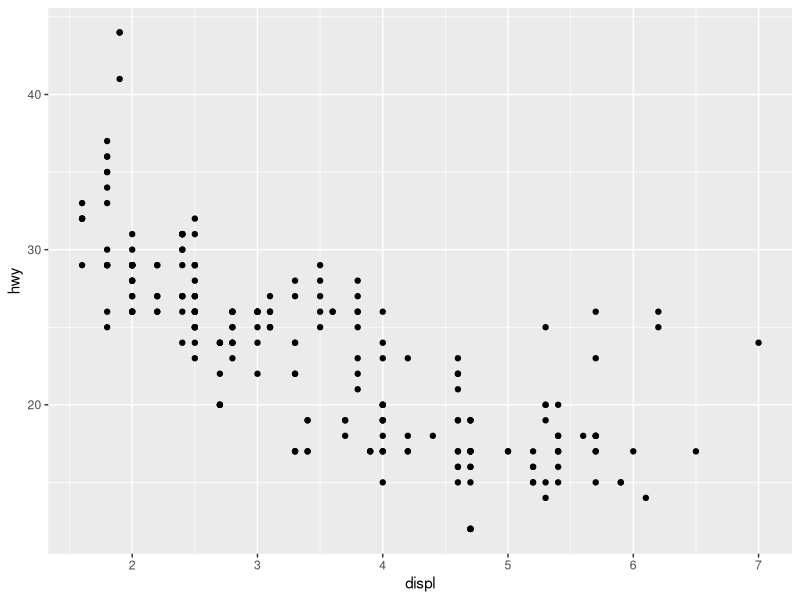
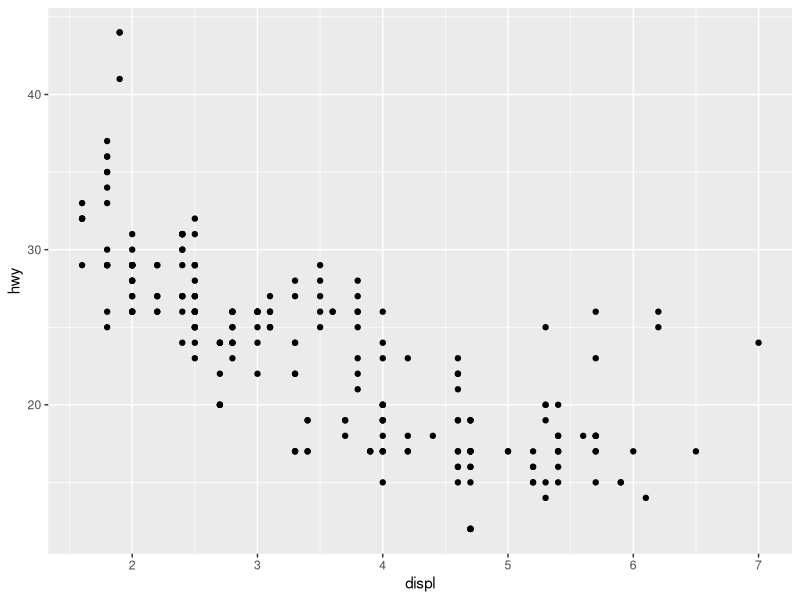
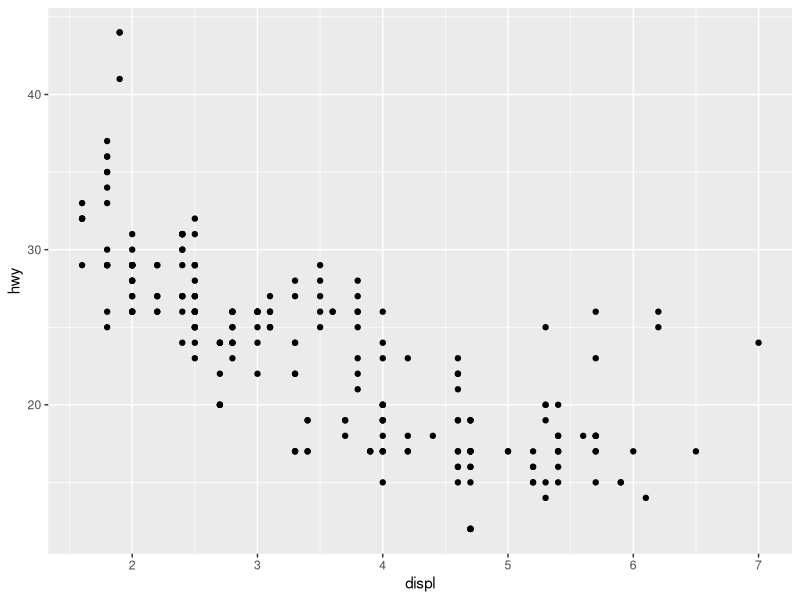
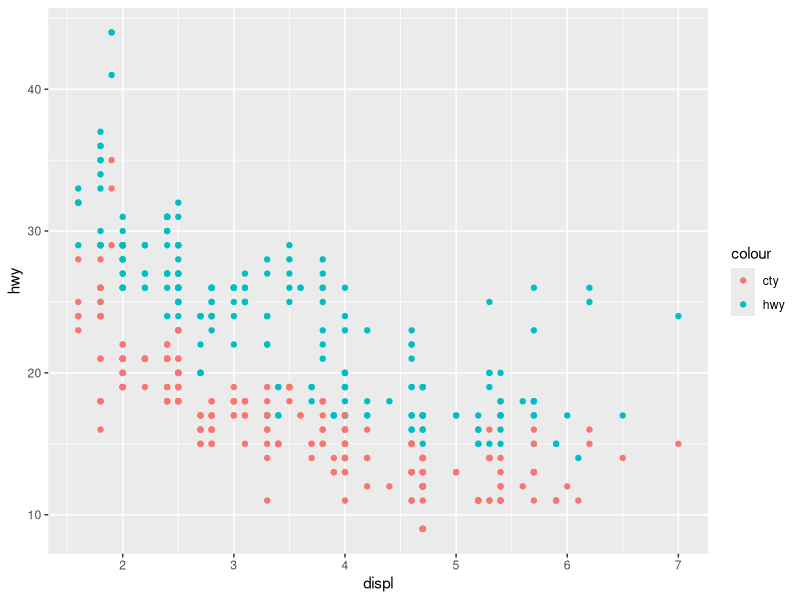
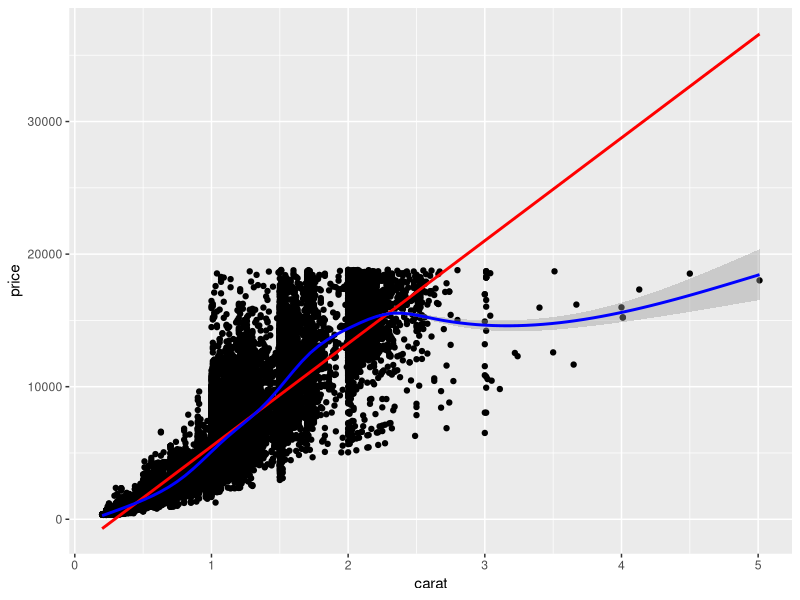
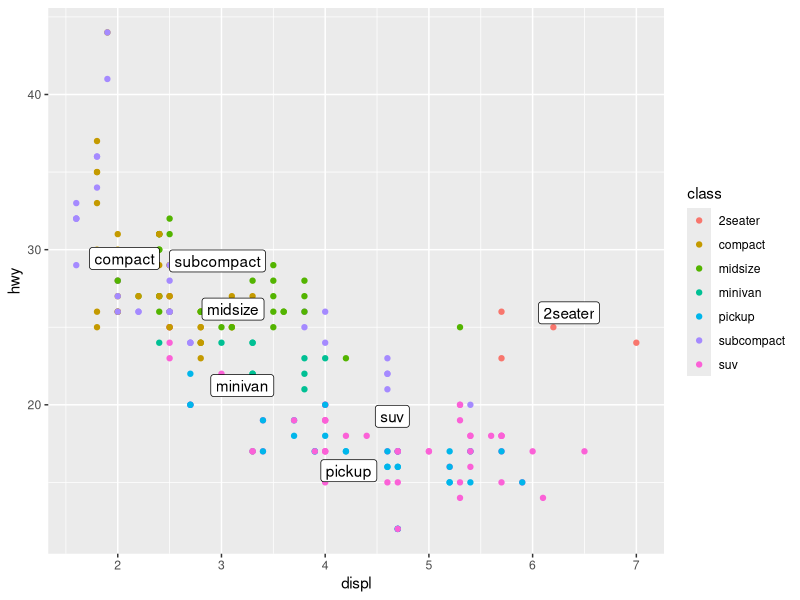
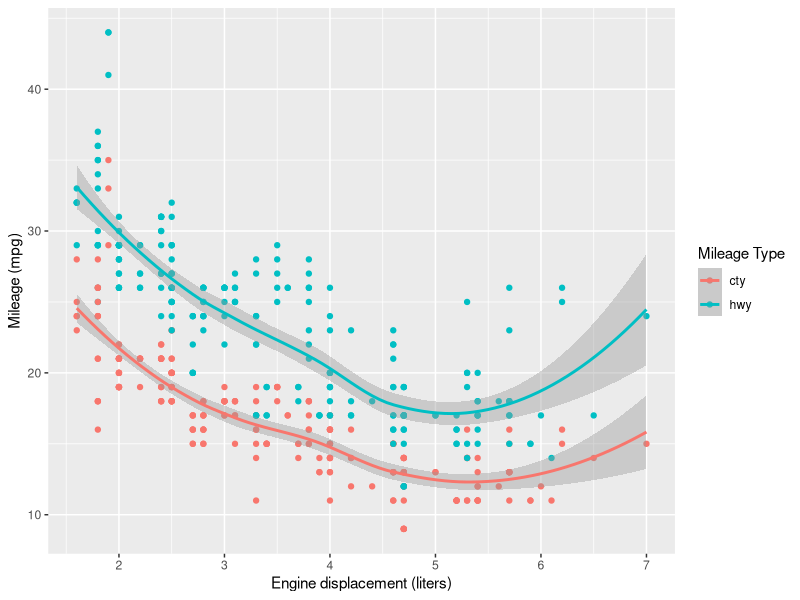
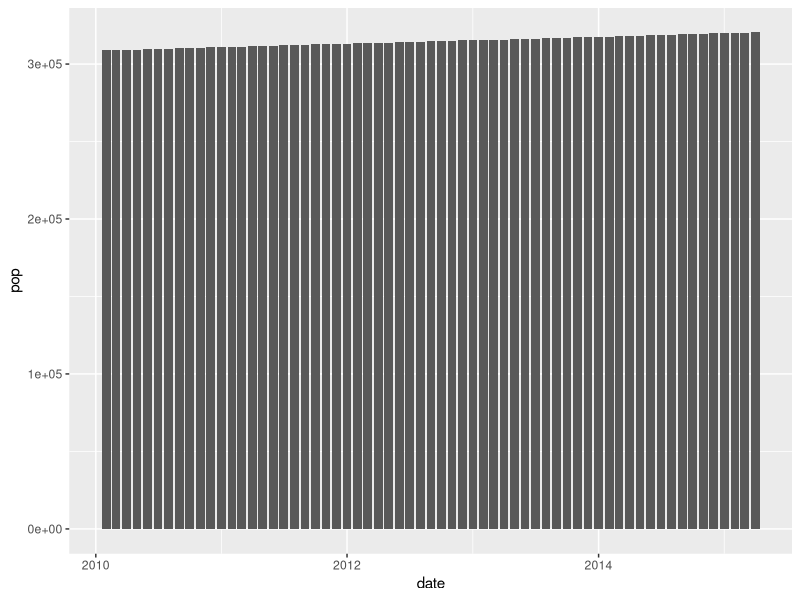

Source code (R) for these figures, in order:
## ---- chunk 1
# knitr options
knitr::opts_chunk$set(echo = TRUE)
## ---- chunk 2
library(tidyverse)

## ---- chunk 3
## NOTE: No need to modify! Just example code
ggplot(
  data = mpg,
  mapping = aes(x = displ, y = hwy)
) +
  geom_point()
## ---- chunk 4
## NOTE: No need to modify! Just example code
ggplot(
  mpg,
  aes(x = displ, y = hwy)
) +
  geom_point()
## ---- chunk 5
## NOTE: No need to modify! Just example code
ggplot(
  mpg,
  aes(displ, hwy)
) +
  geom_point()
## ---- chunk 6
## NOTE: No need to modify! Just example code
ggplot(mpg, aes(x = displ)) +
  geom_point(aes(y = hwy, color = "hwy")) +
  geom_point(aes(y = cty, color = "cty"))
## ---- chunk 7
diamonds %>%
  ggplot(aes(carat, price)) +
  geom_point() +
  geom_smooth(method = "lm", color = "red") +
  geom_smooth(method = "gam", color = "blue")
## ---- chunk 8
library(ggrepel)
## TODO: Use df_annotate below to add text labels to the scatterplot
df_annotate <-
  mpg %>%
  group_by(class) %>%
  summarize(
    displ = mean(displ),
    hwy = mean(hwy)
  )

mpg %>%
  ggplot(aes(displ, hwy)) +
  geom_point(aes(color = class)) +
  geom_label_repel(data = df_annotate, aes(label = class))
## ---- chunk 9
## NOTE: No need to modify! Just analyze the scatterplot
mpg %>%
  pivot_longer(names_to = "source", values_to = "mpg", c(hwy, cty)) %>%
  ggplot(aes(displ, mpg, color = source)) +
  geom_point() +
  geom_smooth() +
  scale_color_discrete(name = "Mileage Type") +
  labs(
    x = "Engine displacement (liters)",
    y = "Mileage (mpg)"
  )
## ---- chunk 10
economics %>%
  filter(date > lubridate::ymd("2010-01-01")) %>%
  ggplot(aes(date, pop)) +
  geom_col()
## ---- chunk 11
economics %>%
  filter(date > lubridate::ymd("2010-01-01")) %>%
  ggplot(aes(date, pop)) +
  geom_point()
## ---- chunk 12
economics %>%
  mutate(pop_delta = pop - lag(pop)) %>%
  filter(date > lubridate::ymd("2005-01-01")) %>%
  ggplot(aes(date, pop_delta)) +
  geom_col()
## ---- chunk 13
economics %>%
  mutate(pop_delta = pop - lag(pop)) %>%
  filter(date > lubridate::ymd("2005-01-01")) %>%
  ggplot(aes(date, pop_delta)) +
  geom_point()
